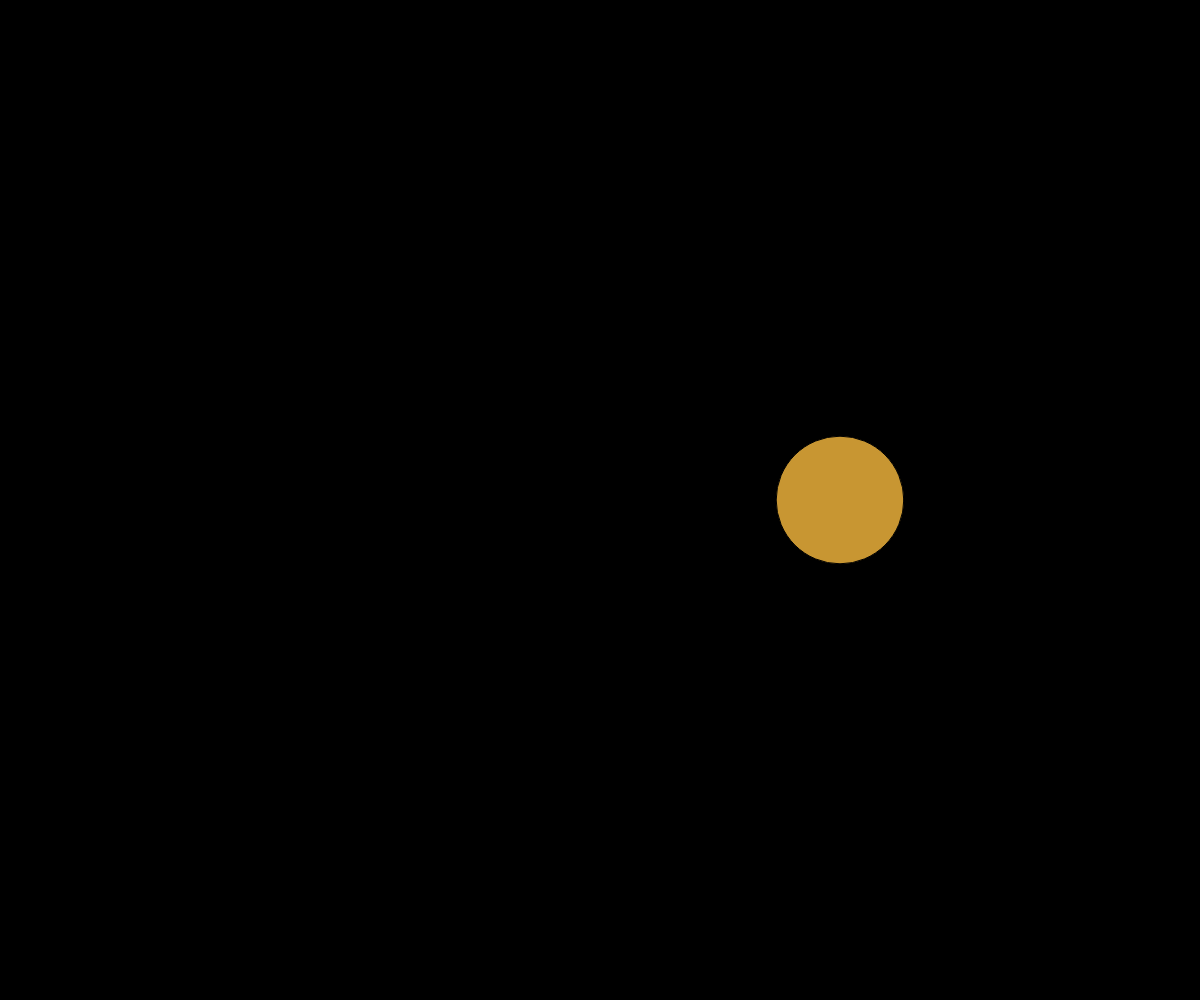
Frame 1 (no input)
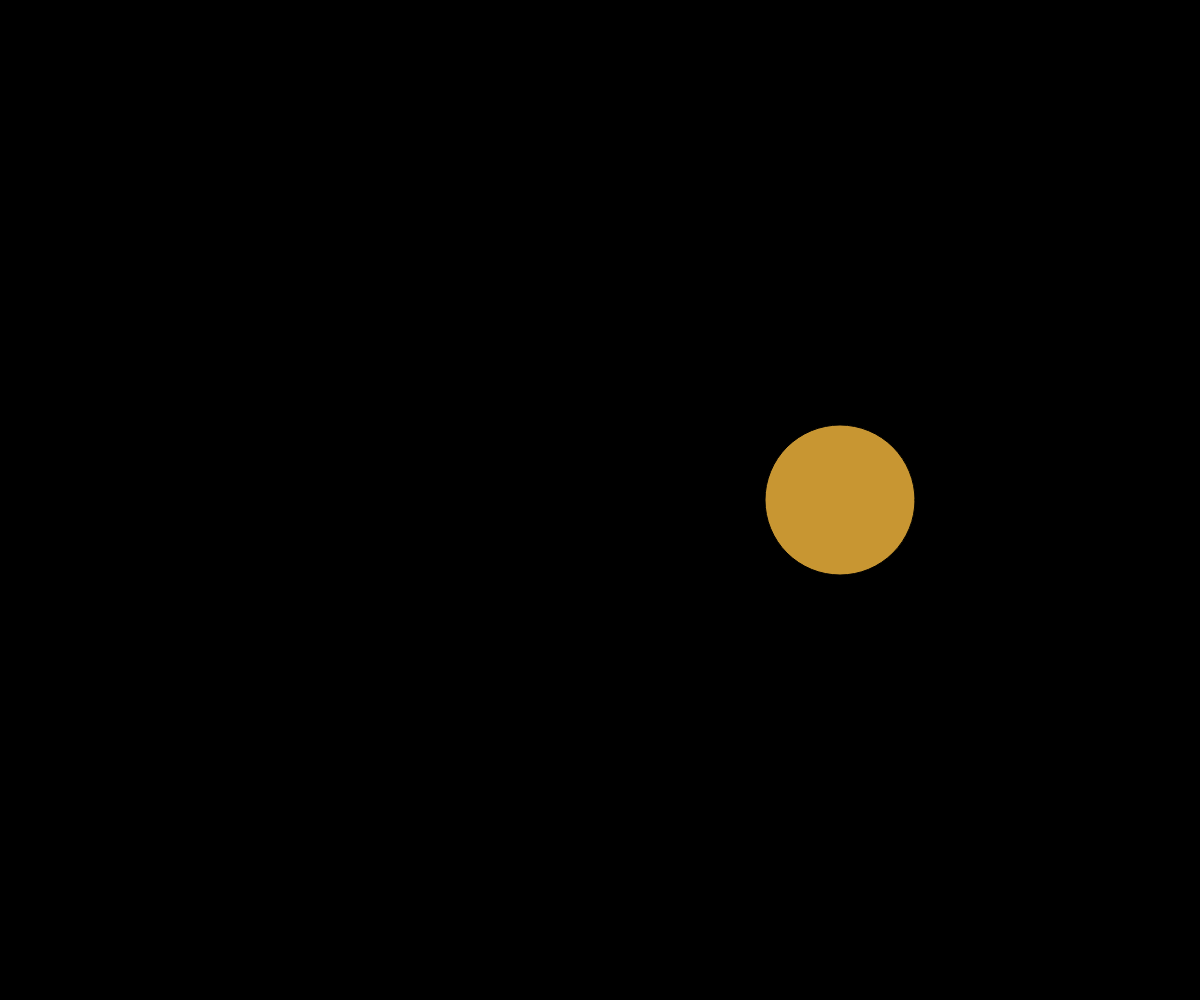
Frame 60 (no input)
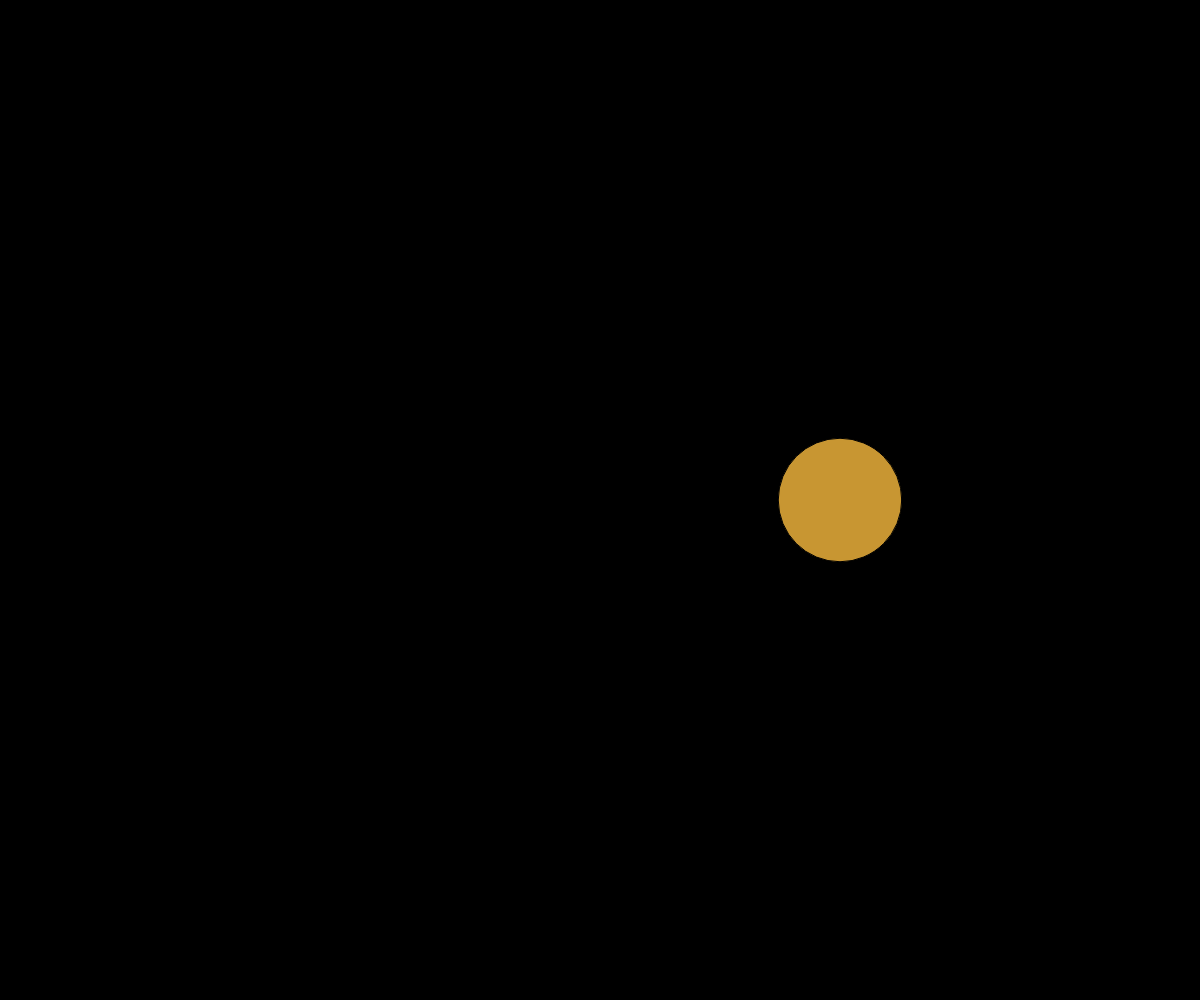
Frame 120 (the mouse pressed at the canvas centre since frame 60)

The p5.js sketch that drew these frames (run headless with seeded random() and noise() and a simulated clock; from frame 60 on, the mouse is pressed at the canvas centre):

// p5.js sketch
// ── sketch.js
// Random vs noise 
// Arman
// Feb 27, 2026
//

//Global VAriable

let d1,d2;
let minSize = 5; let maxSize = 200
let x1,x2,y1,y2;

let noiseTime = 5, noiseSpeed = 0.02;

let ySpeedMin = -5; ySpeedMax = 5;
let yTime = 5

function setup() {
  createCanvas(windowWidth, windowHeight);
  x1 = width * 0.3; y1 = height*0.5;
  x2 = width*0.7; y2 = height*0.5
  
}

function noiseCircle() {
  //draw a fixed circle with randomly 
  //changing diameter
  fill(200,150,50)
  d2 = noise(noiseTime) //yields 0 - 1
  d2 = map(d2,0,1,maxSize,minSize)
  noiseTime  += noiseSpeed
  circle(x2,y2,d2)
}

function stars() {
  //use random() to generate 100 stars
  fill(255)
  for (let i = 0; i < 100; i++) {
    let x = random(0, width)
    let y = random(0, height)
    circle(x, y, 3)

  }

}

function randomCircle() {
  //draw a fixed circle with random() ly
  //changing diamter
  fill(120,)
  d1 = random(minSize,maxSize)
  circle(x1,y1,d1)
}

function draw() {
  background(0);
  //randomCircle()
  noiseCircle()
  // randomSeed(703)
  // stars()
}
